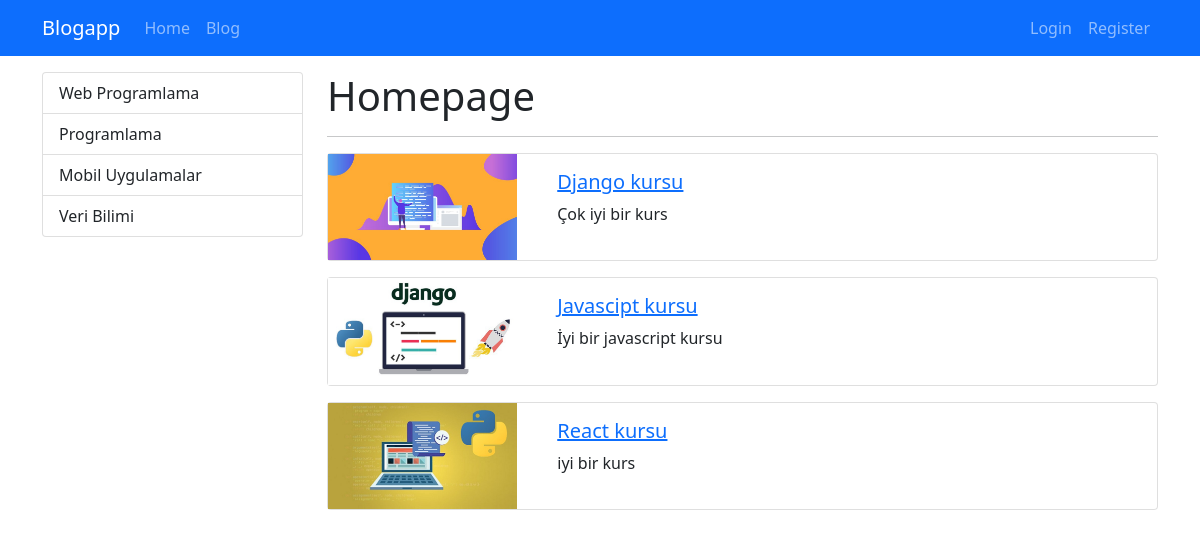
The page / on the database its author committed.
### blog/models.py (models this page shows, shortened)
class Category(models.Model):
    name = models.CharField(max_length=150)
    slug = models.SlugField(null=False, blank=True, unique=True, db_index=True, editable=False)

class Blog(models.Model):
    title = models.CharField(max_length=200)
    image = models.ImageField(upload_to="blogs")
    description = RichTextField()
    is_active = models.BooleanField(default=False)
    is_home = models.BooleanField(default=False)
    slug = models.SlugField(null=False, blank=True, unique=True, db_index=True, editable=False)
    categories = models.ManyToManyField(Category, blank=True)

### blog/views.py (the view)
# urls.py: path("", views.index, name="home"),
def index(request):
    context = {
        "blogs": Blog.objects.filter(is_active=True, is_home=True),
        "categories": Category.objects.all()
    }
    return render(request, "blog/index.html", context)

### blog/templates/blog/index.html (shortened to what this page needs)
{% extends 'base.html' %}
{% load static %}
{% block css_files %}
    <link rel="stylesheet" href="{% static 'blog/css/style.css' %}">
{% endblock %}
{% block content %}
    <div class="container mt-3">
        <div class="row">
            <div class="col-3">
                {% include 'partials/_categories.html' %}
            </div>
            <div class="col-9">
                <h1>Homepage</h1>
                <hr>
                {% for blog in blogs %}
                    {% if blog.is_home and blog.is_active %}
                        {% include 'blog/partials/_blog.html' %}
                    {% endif %}
                {% endfor %}
            </div>
        </div>
    </div>
{% endblock %}

### templates/base.html (shortened to what this page needs)
{% load static %}
<!DOCTYPE html>
<html lang="tr">
<head>
    <link rel="stylesheet" href="{% static 'css/bootstrap.min.css' %}">
    <link rel="stylesheet" href="{% static 'css/base.css' %}">
    {% block css_files %} {% endblock %}
</head>
<body>
    {% include 'partials/_navbar.html' %}
    {% block content %} {% endblock %}
</body>
</html>

### templates/partials/_navbar.html
<nav class="navbar navbar-dark bg-primary navbar-expand-lg">
    <div class="container">
        <a class="navbar-brand" href="{% url 'home' %}">Blogapp</a>
        <ul class="navbar-nav me-auto">
            <li class="nav-item">
                <a class="nav-link" href="{% url 'home' %}">Home</a>
            </li>
            <li class="nav-item">
                <a class="nav-link" href="{% url 'blogs' %}">Blog</a>
            </li>
        </ul>
        <ul class="navbar-nav ms-auto">
            {% if user.is_authenticated %}
                <li class="nav-item">
                    <a class="nav-link" href="{% url 'logout' %}">Logout</a>
                </li>
                <li class="nav-item">
                    <a class="nav-link" href="">Welcome, {{ user.get_full_name|title }} </a>
                </li>
            {% else %}
                <li class="nav-item">
                    <a class="nav-link" href="{% url 'login' %}">Login</a>
                </li>
                <li class="nav-item">
                    <a class="nav-link" href="{% url 'register' %}">Register</a>
                </li>
            {% endif %}
        </ul>
    </div>
</nav>

### templates/partials/_categories.html
<div class="list-group">
    {% for category in categories %}
        {% if category.slug == selected_category %}
            <a class="list-group-item list-group-item-action active" href="{% url 'blogs_by_category' category.slug %}"> {{category.name|title}} </a>
        {% else %}
            <a class="list-group-item list-group-item-action" href="{% url 'blogs_by_category' category.slug %}"> {{category.name|title}} </a>
        {% endif %}
    {% endfor %}
</div>

### blog/templates/blog/partials/_blog.html
{% load static %}
<div class="card mb-3">
    <div class="row">
        <div class="col-md-3">
            <img src="{{ blog.image.url }}" alt="" class="img-fluid">
        </div>
        <div class="col-md-9">
            <div class="card-body">
                <h5 class="card-title">
                    <a href="{% url 'blog_details' blog.slug %}">
                        {{ blog.title }}
                    </a>
                </h5>
                <p class="card-text">{{ blog.description|striptags|safe|slice:"0:50" }}</p>
            </div>
        </div>
    </div>
</div>

### rows shown on the page
Category: name "Web Programlama"
Category: name "Programlama"
Category: name "Mobil Uygulamalar"
Category: name "Veri Bilimi"
Blog: image (picture), title "Django kursu", description "Çok iyi bir kurs"
Blog: image (picture), title "Javascipt kursu", description "İyi bir javascript kursu"
Blog: image (picture), title "React kursu", description "iyi bir kurs"
